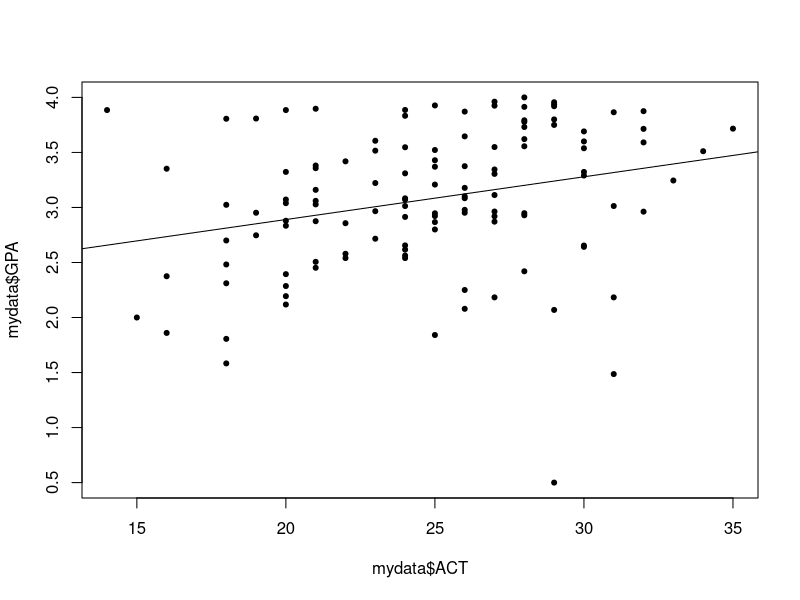

This figure's R source:
setwd("/Users/Qihong/Dropbox/Current Courses/STAT333/hw2")
rm(list = ls())

# read the data 
mydata = read.table("CH01PR19.txt", header = F)
colnames(mydata)[1] = "GPA"
colnames(mydata)[2] = "ACT"

# visualize the regression line 
lm.fit = lm(GPA ~ ACT, data = mydata)
plot(mydata$ACT, mydata$GPA, pch = 20)
abline(lm.fit)
summary(lm.fit)

# point estimate for ACT = 30
X = 30
estimate = lm.fit$coefficients[1] + 30 * lm.fit$coefficients[2]
estimate

# hw2_5 
# 5.1 residual sum to zero
sum(lm.fit$residuals)

# estimation of population variance 
pop.variance =sum ((lm.fit$residuals)^2) / lm.fit$df.residual
pop.variance
pop.std = sqrt(pop.variance)
pop.std

# print the ANOVA table
anova(lm.fit)


